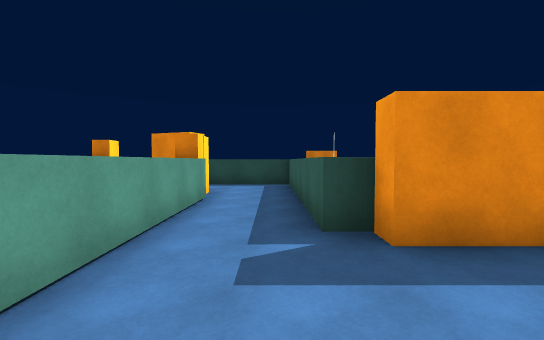
View 1 (above)

21 first-person views from a walk through a Unity game level. The camera is 1.5 m above the floor, tilts 2° down and sees 90° across. The floor is counted in squares, 2 m on a side. Each view is taken from the middle of a square. On the plan, view 1 faces up. The plan holds only what a view shows up to about 10 squares ahead; the rest is blank. The place goes on beyond the plan. Some surface patterns are stand-ins.

View 2
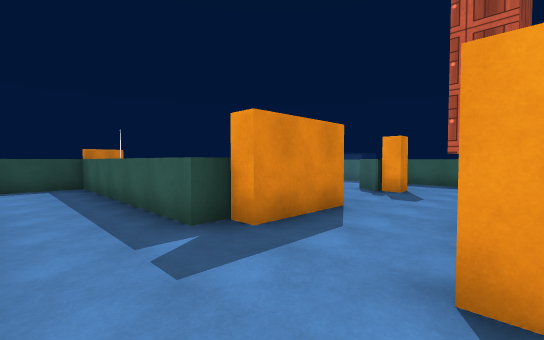

View 3
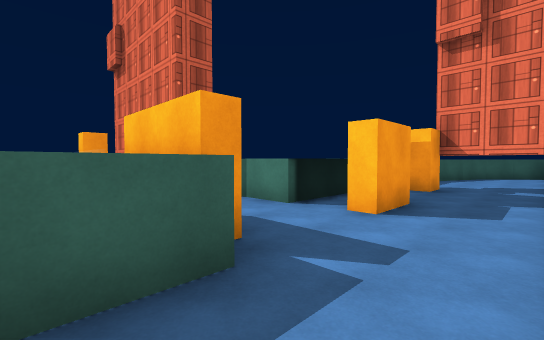

View 4
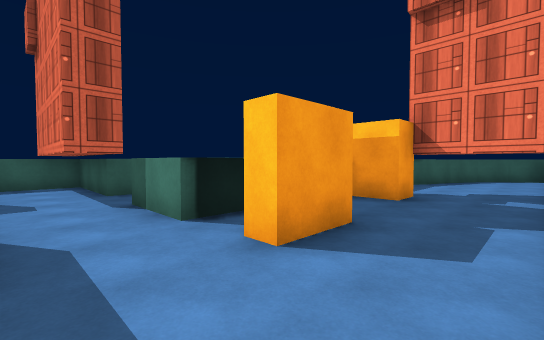

View 5
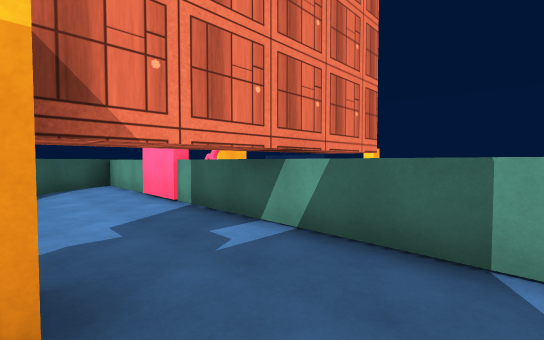

View 6
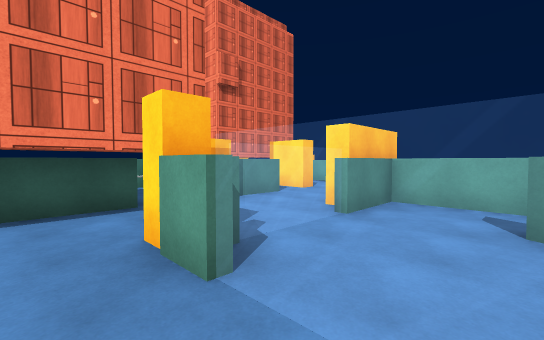

View 7
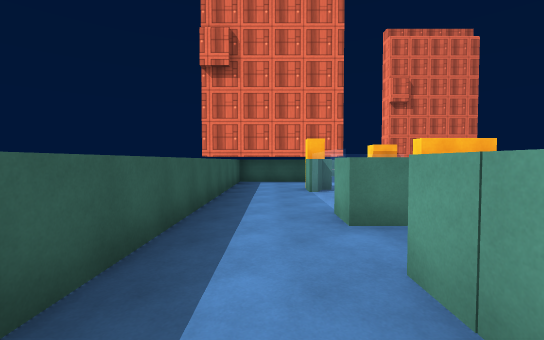

View 8
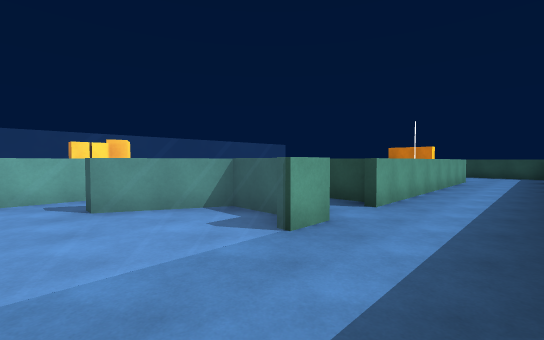

View 9
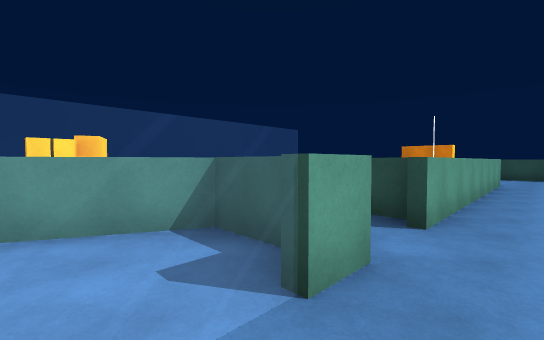

View 10
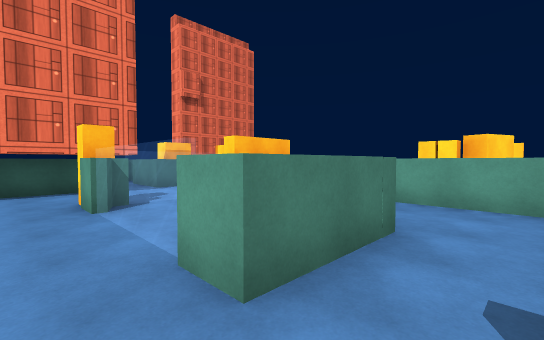

View 11
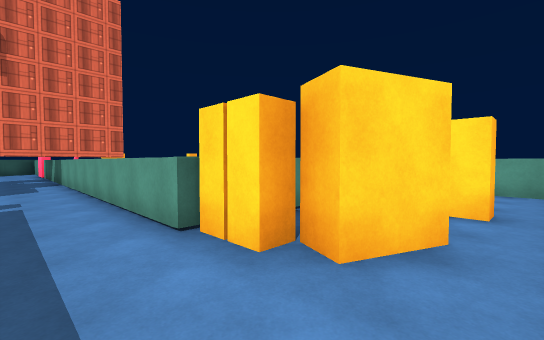

View 12
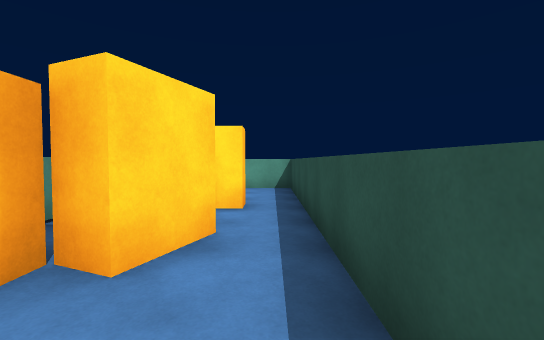

View 13
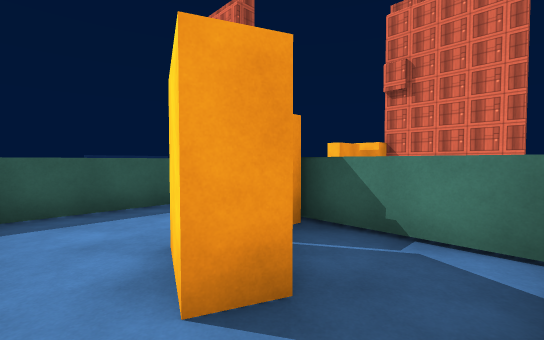

View 14
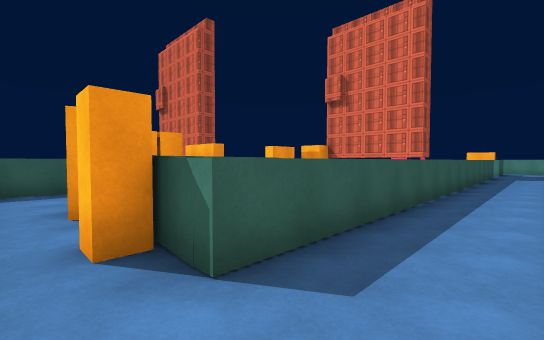

View 15
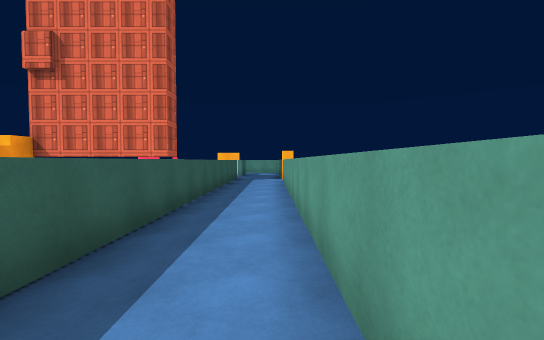

View 16
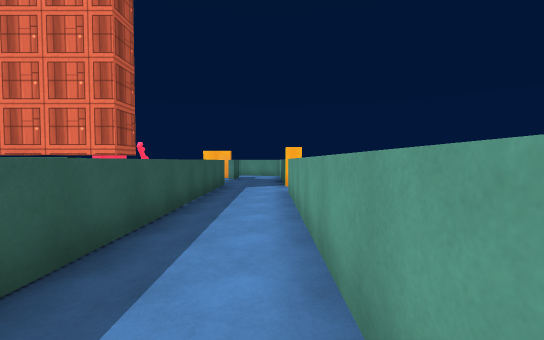

View 17
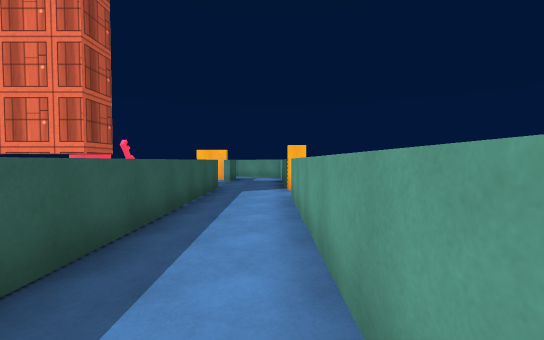

View 18
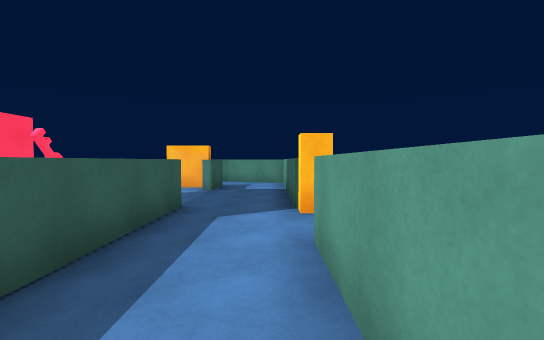

View 19
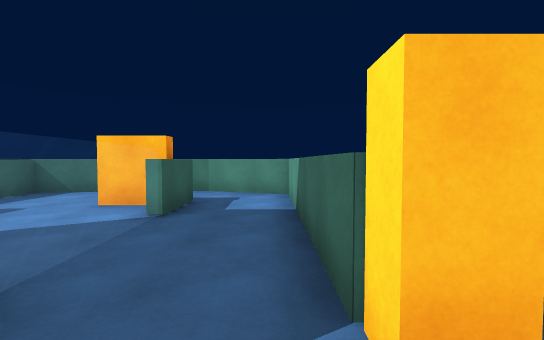

View 20
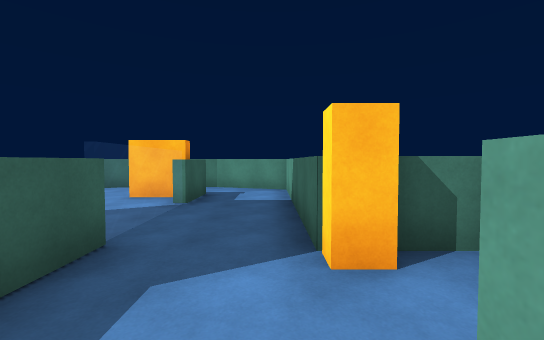

View 21
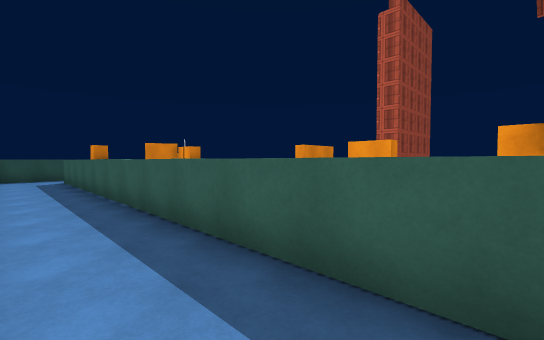

### Floor plan
Key: @ floor where view 1 was taken; # wall or solid block; . floor; = window, fence, low wall or low ledge; ^ raised ledge; K key.
Columns run from 9 left of view 1 to 9 right of it. Each row starts with its distance up from view 1.
 19                 #
 18                ...
 17                ...
 16                ...
 15                #..
 14                #..
 13                #..
 12                #..
 11                #..
 10                #..
  9  ##########   ##..#
  8  #........##......#
  7  #..#.##..##.###..#
  6  #..#..#..#####=..#
  5  #..####..####.=..#
  4  #..#  #..##.. =..#
  3  #..#  #..###==#..#
  2  #..#  #..........#
  1  #..#  #..........#
  0  #.##  #.@####.###
 -1  #.##  #..####.
 -2  #.##  #...# ^
 -3  #.##  #...# ^
 -4  #.##  #..##
 -5  ..##  #...
 -6 ##.##  #...
 -7  #..=  #...#
 -8  #..=.K#...#
 -9  #.## .#..#
-10  #.###....#
-11  ### #####
-12    #  ##

Positions as (right, up) in squares from view 1, and headings:
1: (0, 0), facing up
2: (-1, 0), facing up-right
3: (-1, 4), facing down-right
4: (-1, 2), facing down-right
5: (1, -2), facing down-left
6: (7, 5), facing down-left
7: (7, 10), facing down
8: (8, 4), facing up-left
9: (7, 5), facing up-left
10: (7, 8), facing down-left
11: (0, 8), facing down-left
12: (0, 8), facing left
13: (-4, 8), facing down-right
14: (-7, 8), facing down-right
15: (-7, 5), facing down
16: (-7, 2), facing down
17: (-7, 1), facing down
18: (-7, -2), facing down
19: (-7, -5), facing down
20: (-7, -4), facing down
21: (-7, -4), facing up-right
